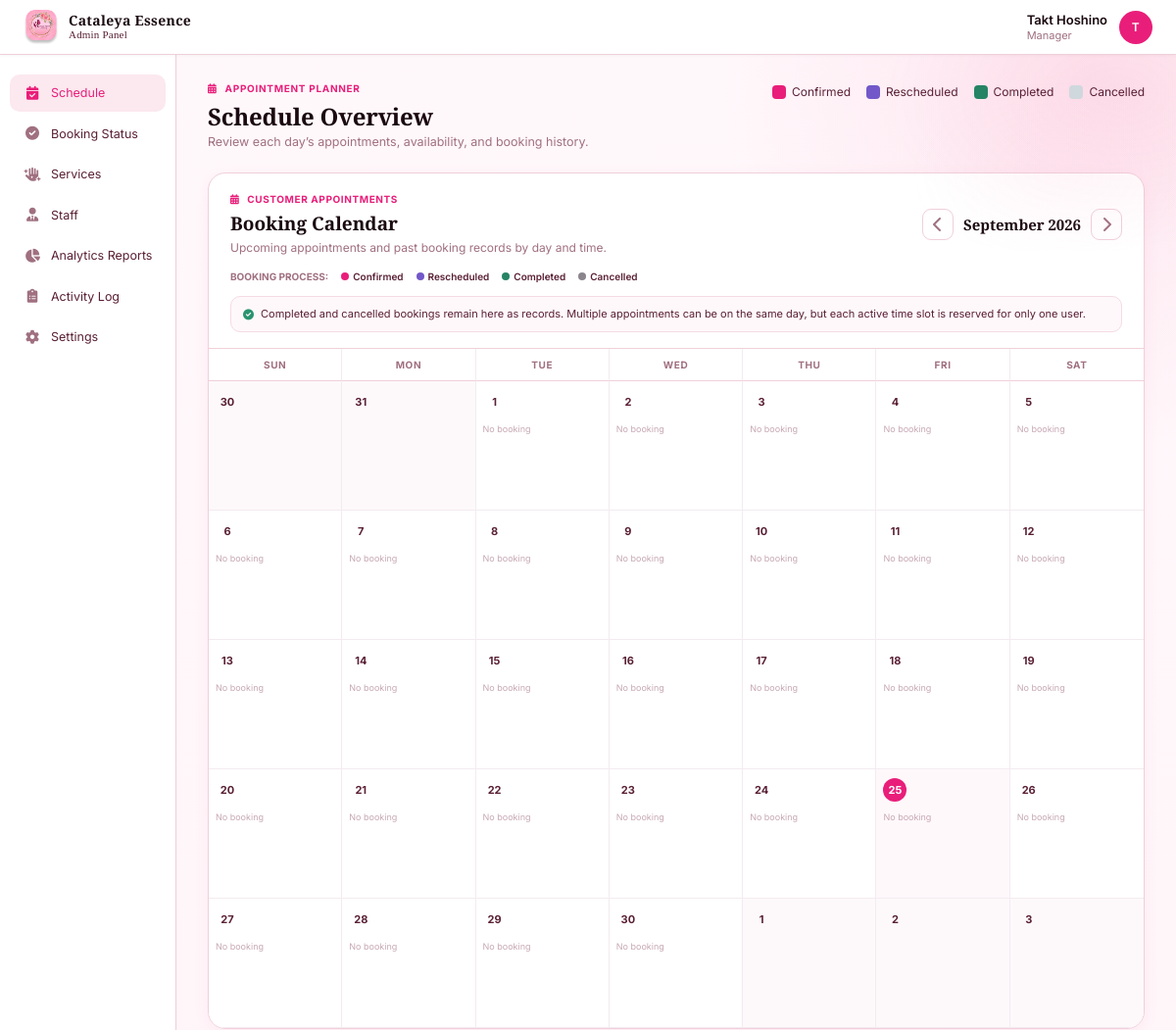
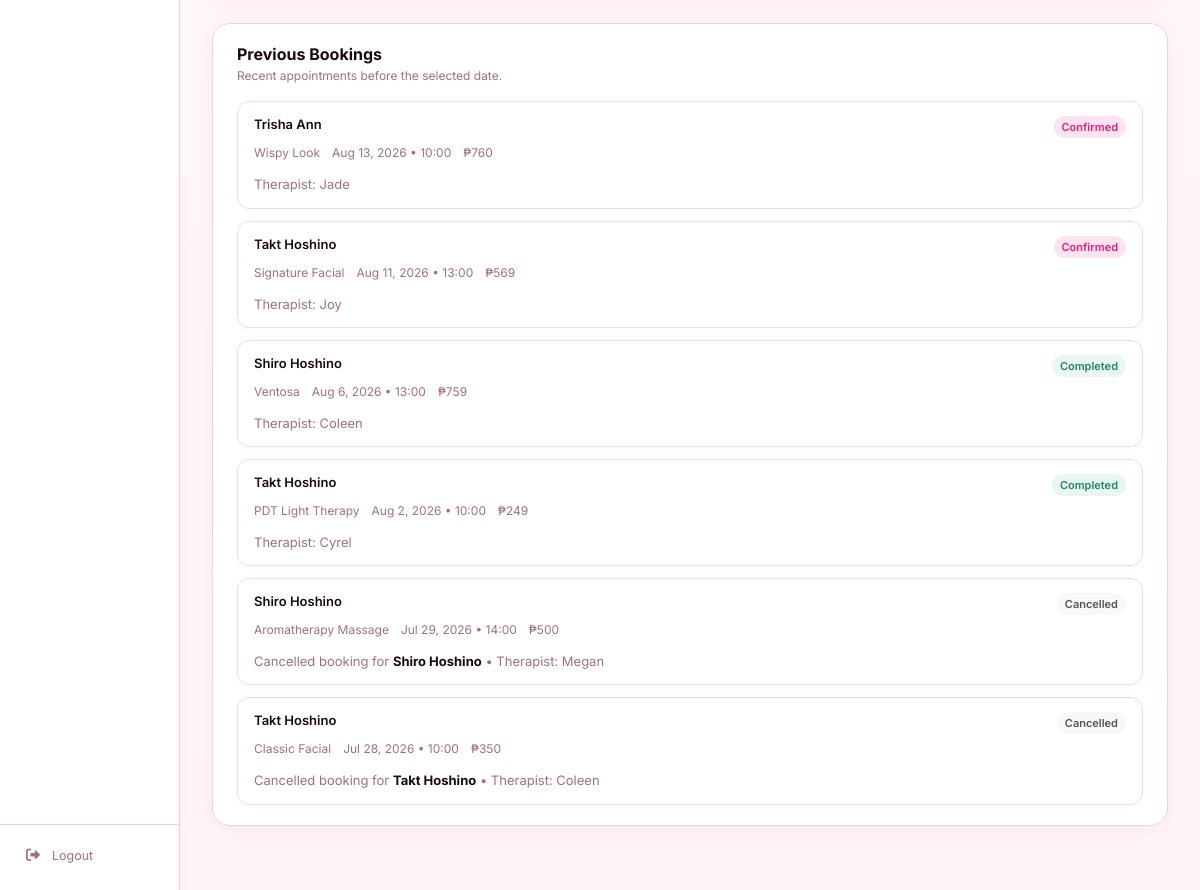
/Php/Admin-Sched.php (signed in), run on the app's committed database (2 pictures, top to bottom).
### tables this page shows
CREATE TABLE `bookings` (
  `id` int NOT NULL,
  `user_id` int NOT NULL,
  `service_id` int NOT NULL,
  `staff_id` int DEFAULT NULL,
  `booking_date` varchar(50) NOT NULL,
  `booking_time` time NOT NULL,
  `deadline` datetime DEFAULT NULL,
  `status` enum('pending','confirmed','rescheduled','completed','cancelled') DEFAULT 'confirmed',
  `auto_cancelled` tinyint(1) DEFAULT '0',
  `total_amount` decimal(10,2) NOT NULL,
  `notes` text,
  `created_at` timestamp NULL DEFAULT CURRENT_TIMESTAMP,
  `updated_at` timestamp NULL DEFAULT CURRENT_TIMESTAMP ON UPDATE CURRENT_TIMESTAMP,
  `active_user_slot_key` varchar(128) GENERATED ALWAYS AS (case when (`status` in (_utf8mb4'confirmed',_utf8mb4'rescheduled')) then concat(`user_id`,_utf8mb4'|',`booking_date`,_utf8mb4'|',`booking_time`) else NULL end) STORED,
  `active_slot_key` varchar(128) GENERATED ALWAYS AS (case when (`status` in (_utf8mb4'confirmed',_utf8mb4'rescheduled')) then concat(`booking_date`,_utf8mb4'|',`booking_time`) else NULL end) STORED
);

CREATE TABLE `users` (
  `id` int NOT NULL,
  `full_name` varchar(100) NOT NULL,
  `email` varchar(100) NOT NULL,
  `phone` varchar(20) DEFAULT NULL,
  `address_line1` varchar(255) DEFAULT NULL,
  `address_line2` varchar(255) DEFAULT NULL,
  `city` varchar(100) DEFAULT NULL,
  `province` varchar(100) DEFAULT NULL,
  `postal_code` varchar(20) DEFAULT NULL,
  `password_hash` varchar(255) NOT NULL,
  `profile_photo` varchar(255) DEFAULT NULL,
  `is_verified` tinyint(1) DEFAULT '0',
  `created_at` timestamp NULL DEFAULT CURRENT_TIMESTAMP,
  `is_admin` tinyint(1) DEFAULT '0'
);

CREATE TABLE `services` (
  `id` int NOT NULL,
  `name` varchar(255) NOT NULL,
  `description` text,
  `main_category` enum('Beauty Services','Spa Massage') NOT NULL,
  `sub_category` varchar(100) NOT NULL,
  `price` decimal(10,2) NOT NULL,
  `duration_minutes` int DEFAULT NULL,
  `image_url` varchar(255) DEFAULT NULL,
  `is_active` tinyint(1) DEFAULT '1',
  `created_at` timestamp NULL DEFAULT CURRENT_TIMESTAMP,
  `updated_at` timestamp NULL DEFAULT CURRENT_TIMESTAMP ON UPDATE CURRENT_TIMESTAMP
);

CREATE TABLE `staff` (
  `id` int NOT NULL,
  `full_name` varchar(100) NOT NULL,
  `email` varchar(100) DEFAULT NULL,
  `phone` varchar(20) DEFAULT NULL,
  `specialization` varchar(255) DEFAULT NULL,
  `is_available` tinyint(1) DEFAULT '1',
  `rating` decimal(3,2) DEFAULT '0.00',
  `total_reviews` int DEFAULT '0',
  `created_at` timestamp NULL DEFAULT CURRENT_TIMESTAMP,
  `category` enum('Beauty Services','Spa Massage') NOT NULL DEFAULT 'Beauty Services',
  `title` varchar(100) DEFAULT NULL,
  `image_url` varchar(255) DEFAULT NULL,
  `experience_years` int DEFAULT '0'
);

### Php/Admin-Sched.php (the view, shortened to what the rows shown need)
<?php
require_once __DIR__ . '/../config/rewards.php';
$currentDate = date('Y-m-d');
$previousBookingsLimit = 6;
$previousBookingsPage = max(0, (int)($_GET['previous_page'] ?? 0));
$previousBookingsOffset = $previousBookingsPage * $previousBookingsLimit;
$stmt = $pdo->prepare("
    SELECT b.id, b.booking_date, b.booking_time, b.status, b.total_amount, b.notes,
           u.full_name as customer_name,
           s.name as service_name,
           st.full_name as staff_name,
           (SELECT COALESCE(SUM(amount), 0) FROM payments WHERE booking_id = b.id AND status = 'completed') AS paid_amount
    FROM bookings b
    LEFT JOIN users u ON b.user_id = u.id
    LEFT JOIN services s ON b.service_id = s.id
    LEFT JOIN staff st ON b.staff_id = st.id
    WHERE b.booking_date < ?
    ORDER BY b.booking_date DESC, b.booking_time DESC
    LIMIT ?, ?
");
$stmt->bindValue(1, $currentDate, PDO::PARAM_STR);
$stmt->bindValue(2, $previousBookingsOffset, PDO::PARAM_INT);
$stmt->bindValue(3, $previousBookingsLimit + 1, PDO::PARAM_INT);
$stmt->execute();
$previousBookingsRaw = $stmt->fetchAll();
$previousBookings = array_slice($previousBookingsRaw, 0, $previousBookingsLimit);
?>
<!DOCTYPE html>
<html lang="en">
<head>
    <link rel="stylesheet" href="https://cdnjs.cloudflare.com/ajax/libs/font-awesome/6.0.0-beta3/css/all.min.css" />
    <link rel="stylesheet" href="../css/Admin-Serenity_Sched.css" />
    <link rel="stylesheet" href="../css/admin-sidebar.css" />
</head>
<body class="admin-page">
    <div class="layout">
        <main class="main">
            <div class="page-header">
                <div class="page-title-group">
                    <h1 class="page-title">Schedule Overview</h1>
                </div>
            </div>
            <section class="booking-calendar-card" aria-labelledby="bookingCalendarTitle">
                <div class="booking-calendar-head">
                    <div>
                        <h2 id="bookingCalendarTitle">Booking Calendar</h2>
                    </div>
                </div>
            </section>
            <div class="previous-bookings-card">
                <div class="section-header">
                    <div>
                        <h2>Previous Bookings</h2>
                    </div>
                </div>
                <div class="previous-bookings-list" id="previousBookingsList">
                    <?php if (!empty($previousBookings)): ?>
                        <?php foreach ($previousBookings as $booking): ?>
                            <div class="previous-booking-item">
                                <div class="booking-title">
                                    <span class="booking-name"><?php echo htmlspecialchars($booking['customer_name']); ?></span>
                                    <span class="booking-status <?php echo htmlspecialchars($booking['status']); ?>"><?php echo ucfirst(htmlspecialchars($booking['status'])); ?></span>
                                </div>
                                <div class="booking-meta">
                                    <span><?php echo htmlspecialchars($booking['service_name']); ?></span>
                                    <span><?php echo date('M j, Y', strtotime($booking['booking_date'])); ?> • <?php echo htmlspecialchars(substr($booking['booking_time'], 0, 5)); ?></span>
                                    <span>₱<?php echo number_format((float)$booking['total_amount'], 0); ?></span>
                                </div>
                                <?php if ($booking['status'] === 'cancelled' || !empty($booking['staff_name'])): ?>
                                    <div class="booking-who">
                                        <?php if ($booking['status'] === 'cancelled'): ?>
                                            Cancelled booking for <strong><?php echo htmlspecialchars($booking['customer_name']); ?></strong><?php echo !empty($booking['staff_name']) ? ' • Therapist: ' . htmlspecialchars($booking['staff_name']) : ''; ?>
                                        <?php else: ?>
                                            Therapist: <?php echo htmlspecialchars($booking['staff_name']); ?>
                                        <?php endif; ?>
                                    </div>
                                <?php endif; ?>
                            </div>
                        <?php endforeach; ?>
                    <?php else: ?>
                        <div class="empty-previous-bookings">No previous bookings found yet.</div>
                    <?php endif; ?>
                </div>
            </div>
        </main>
    </div>
</body>
</html>

### data on the page
bookings: user.full_name "Trisha Ann", status "Confirmed", service.name "Wispy Look", booking_date "Aug 13, 2026", booking_time "10:00", total_amount "760", staff.full_name "Jade"
bookings: user.full_name "Takt Hoshino", status "Confirmed", service.name "Signature Facial", booking_date "Aug 11, 2026", booking_time "13:00", total_amount "569", staff.full_name "Joy"
bookings: user.full_name "Shiro Hoshino", status "Completed", service.name "Ventosa", booking_date "Aug 6, 2026", booking_time "13:00", total_amount "759", staff.full_name "Coleen"
bookings: user.full_name "Takt Hoshino", status "Completed", service.name "PDT Light Therapy", booking_date "Aug 2, 2026", booking_time "10:00", total_amount "249", staff.full_name "Cyrel"
bookings: user.full_name "Shiro Hoshino", status "Cancelled", service.name "Aromatherapy Massage", booking_date "Jul 29, 2026", booking_time "14:00", total_amount "500", staff.full_name "Megan"
bookings: user.full_name "Takt Hoshino", status "Cancelled", service.name "Classic Facial", booking_date "Jul 28, 2026", booking_time "10:00", total_amount "350", staff.full_name "Coleen"

### other printed values
$adminName "Takt Hoshino"
$adminInitial "T"
$calendarMonthLabel "September 2026"
$weekday "SUN"
$weekday "MON"
$weekday "TUE"
$weekday "WED"
$weekday "THU"
$weekday "FRI"
$weekday "SAT"
$cellDate->format('j') "30"
$cellDate->format('j') "31"
$cellDate->format('j') "1"
$cellDate->format('j') "2"
$cellDate->format('j') "3"
